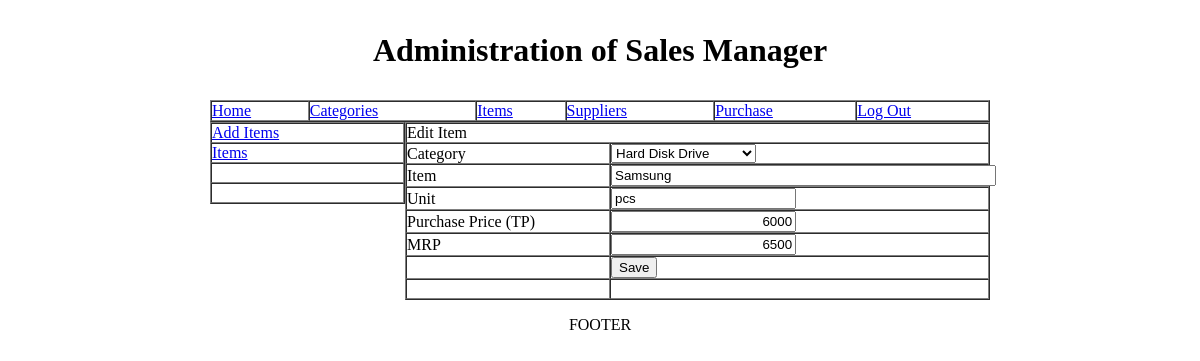
The page /items_edit.php?item_id=2 (signed in) on the database its author committed.
### tables this page shows
CREATE TABLE IF NOT EXISTS `items` (
  `item_id` int(11) NOT NULL auto_increment,
  `item_name` varchar(255) NOT NULL,
  `category_id` int(11) NOT NULL,
  `mesure_unit` varchar(50) NOT NULL,
  `purchase_price` float NOT NULL,
  `mrp` float NOT NULL,
  PRIMARY KEY  (`item_id`)
);

CREATE TABLE IF NOT EXISTS `categories` (
  `category_id` int(11) NOT NULL auto_increment,
  `category` varchar(255) NOT NULL,
  PRIMARY KEY  (`category_id`)
);

### items_edit.php (the view, shortened to what this page needs)
<!DOCTYPE html PUBLIC "-//W3C//DTD XHTML 1.0 Transitional//EN" "http://www.w3.org/TR/xhtml1/DTD/xhtml1-transitional.dtd">
<html xmlns="http://www.w3.org/1999/xhtml">
<head>
<link rel="stylesheet" href="style/style.css" type="text/css" />
</head>
<body>
<table width="780" border="0" align="center" cellpadding="0" cellspacing="0">
  <tr>
    <td height="100" colspan="2" align="center"><?php include('common_files/header.php'); ?></td>
  </tr>
  <tr>
    <td colspan="2" align="center" valign="top">
      <?php include('common_files/top_menu.php'); ?>
    </td>
  </tr>
  <tr>
    <td width="25%" valign="top"><?php include('common_files/items_submenu.php'); ?></td>
    <td valign="top">
	<?php
	$sql = 'SELECT * FROM `items` WHERE item_id = ' . $_REQUEST['item_id'];
	$con = connect_db();
	$result = mysql_query($sql, $con);
	if($result && (mysql_num_rows($result) > 0) ) {
		$data = mysql_fetch_array($result);
	?>
	<form name="frm" action="items_edit_action.php" method="post" onsubmit="return validate_item(this)">
	<table width="100%" border="1" align="center" cellpadding="0" cellspacing="0">
      <tr>
        <td colspan="2">Edit Item </td>
        </tr>
      <tr>
        <td width="35%">Category</td>
        <td width="65%">
		<select name="category_id" id="category_id">
			<?php
				$sql = 'SELECT * FROM `categories` ORDER BY category';
				$result = mysql_query($sql, $con);
				if($result && (mysql_num_rows($result) > 0) ) {
					while($cat_data = mysql_fetch_array($result)) {
					?>
<option value="<?=$cat_data['category_id']?>" <?=($data['category_id'] == $cat_data['category_id']) ? "selected" : ""?> ><?=$cat_data['category']?></option>
					<?php
					}
				}
			?>
        </select></td>
      </tr>
      <tr>
        <td>Item</td>
        <td><input name="item_name" type="text" id="item_name" class="wide" value="<?=$data['item_name']?>" /></td>
      </tr>
      <tr>
        <td>Unit</td>
        <td><input name="mesure_unit" type="text" id="mesure_unit" value="<?=$data['mesure_unit']?>" /></td>
      </tr>
      <tr>
        <td>Purchase Price (TP) </td>
        <td><input name="purchase_price" type="text" id="purchase_price" class="right_align"  value="<?=$data['purchase_price']?>" /></td>
      </tr>
      <tr>
        <td>MRP</td>
        <td><input name="mrp" type="text" id="mrp" class="right_align" value="<?=$data['mrp']?>" /></td>
      </tr>
      <tr>
        <td>&nbsp;</td>
        <td><input name="btnsubmit" type="submit" id="btnsubmit" value="Save" /></td>
      </tr>
      <tr>
        <td>&nbsp;</td>
        <td>&nbsp;</td>
      </tr>
    </table>
	</form>
	<?php
	}
	?>
	</td>
  </tr>
  <tr>
    <td height="50" colspan="2" align="center"><?php include('common_files/footer.php'); ?></td>
  </tr>
</table>
</body>
</html>

### style/style.css (style rules this page uses)
body { margin:0; padding:0; border:0; }
.right_align { text-align:right; }
.wide { width:100%; }

### rows shown on the page
items: category_id "Hard Disk Drive", item_name "Samsung", mesure_unit "pcs", purchase_price "6000", mrp "6500"

### other values the page prints
APP_TITLE "Sales Manager"
